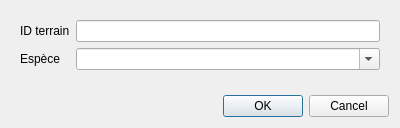
<?xml version="1.0" encoding="UTF-8"?>
<ui version="4.0">
 <class>PB_ActionValidateInventoryAttributesDialog</class>
 <widget class="QDialog" name="PB_ActionValidateInventoryAttributesDialog">
  <property name="geometry">
   <rect>
    <x>0</x>
    <y>0</y>
    <width>400</width>
    <height>128</height>
   </rect>
  </property>
  <property name="windowTitle">
   <string>Dialog</string>
  </property>
  <layout class="QVBoxLayout" name="verticalLayout">
   <item>
    <widget class="QWidget" name="widget_3" native="true">
     <layout class="QGridLayout" name="gridLayout">
      <item row="0" column="1">
       <widget class="QLineEdit" name="le_id"/>
      </item>
      <item row="0" column="0">
       <widget class="QLabel" name="label_2">
        <property name="text">
         <string>ID terrain</string>
        </property>
       </widget>
      </item>
      <item row="1" column="0">
       <widget class="QLabel" name="label">
        <property name="text">
         <string>Espèce</string>
        </property>
       </widget>
      </item>
      <item row="1" column="1">
       <widget class="QComboBox" name="cb_species">
        <property name="editable">
         <bool>true</bool>
        </property>
       </widget>
      </item>
     </layout>
    </widget>
   </item>
   <item>
    <spacer name="verticalSpacer">
     <property name="orientation">
      <enum>Qt::Vertical</enum>
     </property>
     <property name="sizeHint" stdset="0">
      <size>
       <width>20</width>
       <height>40</height>
      </size>
     </property>
    </spacer>
   </item>
   <item>
    <widget class="QDialogButtonBox" name="buttonBox">
     <property name="orientation">
      <enum>Qt::Horizontal</enum>
     </property>
     <property name="standardButtons">
      <set>QDialogButtonBox::Cancel|QDialogButtonBox::Ok</set>
     </property>
    </widget>
   </item>
  </layout>
 </widget>
 <resources/>
 <connections>
  <connection>
   <sender>buttonBox</sender>
   <signal>accepted()</signal>
   <receiver>PB_ActionValidateInventoryAttributesDialog</receiver>
   <slot>accept()</slot>
   <hints>
    <hint type="sourcelabel">
     <x>248</x>
     <y>254</y>
    </hint>
    <hint type="destinationlabel">
     <x>157</x>
     <y>274</y>
    </hint>
   </hints>
  </connection>
  <connection>
   <sender>buttonBox</sender>
   <signal>rejected()</signal>
   <receiver>PB_ActionValidateInventoryAttributesDialog</receiver>
   <slot>reject()</slot>
   <hints>
    <hint type="sourcelabel">
     <x>316</x>
     <y>260</y>
    </hint>
    <hint type="destinationlabel">
     <x>286</x>
     <y>274</y>
    </hint>
   </hints>
  </connection>
 </connections>
</ui>
